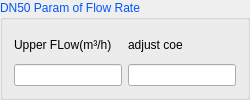
         <widget class="QGroupBox" name="gBox_DN50_Flow">
          <property name="palette">
           <palette>
            <active>
             <colorrole role="WindowText">
              <brush brushstyle="SolidPattern">
               <color alpha="255">
                <red>0</red>
                <green>85</green>
                <blue>255</blue>
               </color>
              </brush>
             </colorrole>
            </active>
            <inactive>
             <colorrole role="WindowText">
              <brush brushstyle="SolidPattern">
               <color alpha="255">
                <red>0</red>
                <green>85</green>
                <blue>255</blue>
               </color>
              </brush>
             </colorrole>
            </inactive>
            <disabled>
             <colorrole role="WindowText">
              <brush brushstyle="SolidPattern">
               <color alpha="255">
                <red>120</red>
                <green>120</green>
                <blue>120</blue>
               </color>
              </brush>
             </colorrole>
            </disabled>
           </palette>
          </property>
          <property name="title">
           <string>DN50 Param of Flow Rate</string>
          </property>
          <layout class="QHBoxLayout" name="horizontalLayout_13">
           <item>
            <layout class="QVBoxLayout" name="verticalLayout_23">
             <item>
              <widget class="QLabel" name="label_35">
               <property name="minimumSize">
                <size>
                 <width>90</width>
                 <height>25</height>
                </size>
               </property>
               <property name="maximumSize">
                <size>
                 <width>16777215</width>
                 <height>40</height>
                </size>
               </property>
               <property name="palette">
                <palette>
                 <active>
                  <colorrole role="WindowText">
                   <brush brushstyle="SolidPattern">
                    <color alpha="255">
                     <red>0</red>
                     <green>0</green>
                     <blue>0</blue>
                    </color>
                   </brush>
                  </colorrole>
                 </active>
                 <inactive>
                  <colorrole role="WindowText">
                   <brush brushstyle="SolidPattern">
                    <color alpha="255">
                     <red>0</red>
                     <green>0</green>
                     <blue>0</blue>
                    </color>
                   </brush>
                  </colorrole>
                 </inactive>
                 <disabled>
                  <colorrole role="WindowText">
                   <brush brushstyle="SolidPattern">
                    <color alpha="255">
                     <red>120</red>
                     <green>120</green>
                     <blue>120</blue>
                    </color>
                   </brush>
                  </colorrole>
                 </disabled>
                </palette>
               </property>
               <property name="text">
                <string>Upper FLow(m³/h)</string>
               </property>
              </widget>
             </item>
             <item>
              <widget class="QLineEdit" name="lineEdit_DN50_UpperFlow"/>
             </item>
            </layout>
           </item>
           <item>
            <layout class="QVBoxLayout" name="verticalLayout_24">
             <item>
              <widget class="QLabel" name="label_36">
               <property name="minimumSize">
                <size>
                 <width>55</width>
                 <height>25</height>
                </size>
               </property>
               <property name="palette">
                <palette>
                 <active>
                  <colorrole role="WindowText">
                   <brush brushstyle="SolidPattern">
                    <color alpha="255">
                     <red>0</red>
                     <green>0</green>
                     <blue>0</blue>
                    </color>
                   </brush>
                  </colorrole>
                 </active>
                 <inactive>
                  <colorrole role="WindowText">
                   <brush brushstyle="SolidPattern">
                    <color alpha="255">
                     <red>0</red>
                     <green>0</green>
                     <blue>0</blue>
                    </color>
                   </brush>
                  </colorrole>
                 </inactive>
                 <disabled>
                  <colorrole role="WindowText">
                   <brush brushstyle="SolidPattern">
                    <color alpha="255">
                     <red>120</red>
                     <green>120</green>
                     <blue>120</blue>
                    </color>
                   </brush>
                  </colorrole>
                 </disabled>
                </palette>
               </property>
               <property name="text">
                <string>adjust coe</string>
               </property>
              </widget>
             </item>
             <item>
              <widget class="QLineEdit" name="lineEdit_DN50_adjust"/>
             </item>
            </layout>
           </item>
          </layout>
         </widget>
